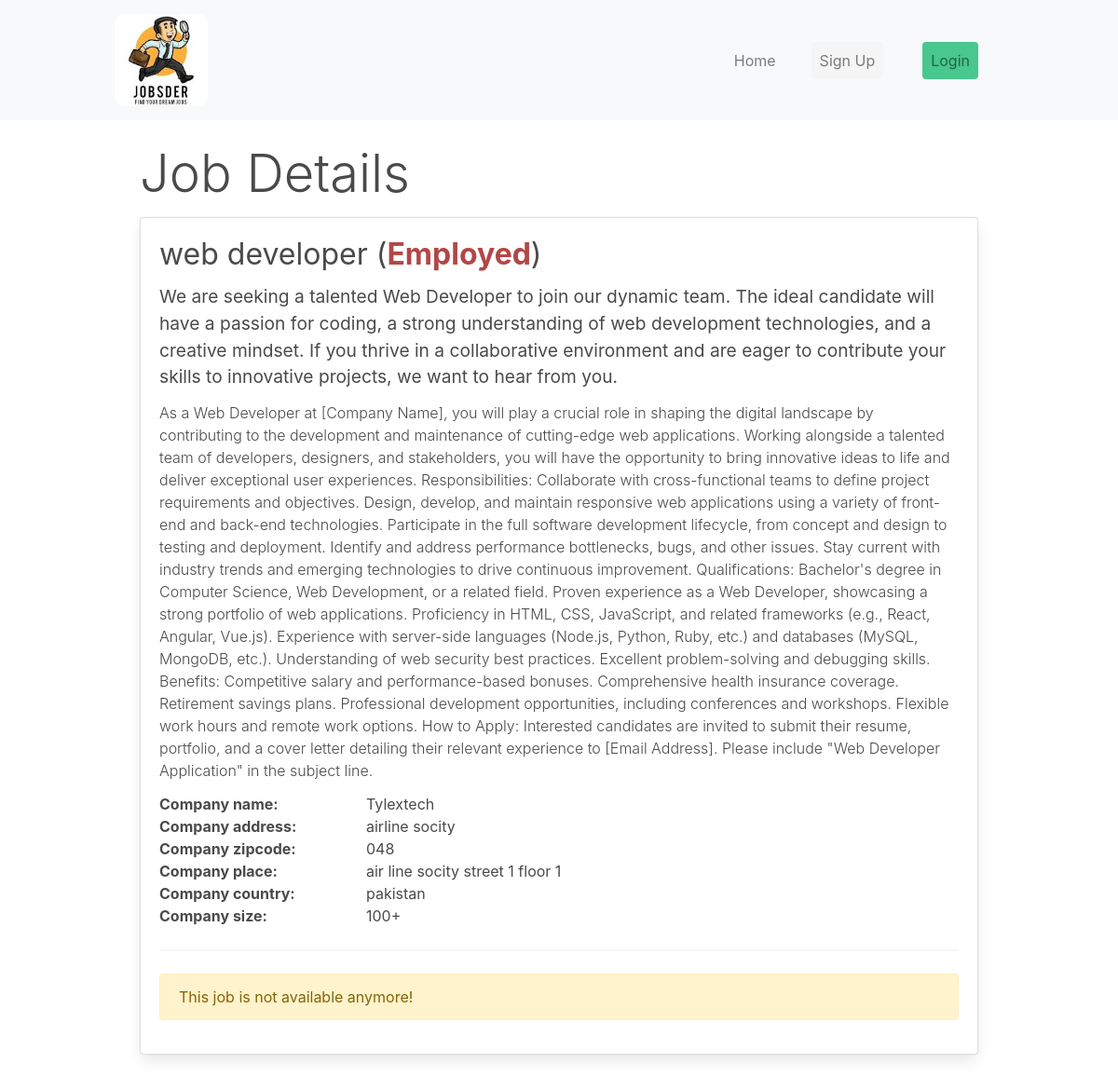
/jobs/13/, run on the app's committed database.
### apps/job/models.py (models this page shows, shortened)
class Job(models.Model):
    SIZE_1_9 = 'size_1-9'
    SIZE_10_49 = 'size_10-49'
    SIZE_50_99 = 'size_50-99'
    SIZE_100 = 'size_100'
    CHOICES_SIZE = (
        (SIZE_1_9, '1-9'),
        (SIZE_10_49, '10-49'),
        (SIZE_50_99, '50-99'),
        (SIZE_100, '100+'),
    )
    ACTIVE = 'active'
    EMPLOYED = 'employed'
    ARCHIVED = 'archived'
    CHOICES_STATUS = (
        (ACTIVE, 'Active'),
        (EMPLOYED, 'Employed'),
        (ARCHIVED, 'Archived')
    )
    title = models.CharField(max_length=255)
    short_description = models.TextField()
    long_description = models.TextField(blank=True, null=True)
    company_name = models.CharField(max_length=255 , default='Tylextech')
    company_address = models.CharField(max_length=255, blank=True, null=True)
    company_zipcode = models.CharField(max_length=255, blank=True, null=True)
    company_place = models.CharField(max_length=255, blank=True, null=True)
    company_country = models.CharField(max_length=255, blank=True, null=True)
    company_size = models.CharField(max_length=20, choices=CHOICES_SIZE, default=SIZE_1_9)
    created_by = models.ForeignKey(User, related_name='jobs', on_delete=models.CASCADE)
    created_at = models.DateTimeField(auto_now_add=True)
    changed_at = models.DateTimeField(auto_now=True)
    status = models.CharField(max_length=20, choices=CHOICES_STATUS, default=ACTIVE)

### apps/job/views.py (the view)
# urls.py: path('<int:pk>/',job_details , name='job_detail'),
def job_details(request, pk):
    job = Job.objects.get(id=pk)
    return render(request, 'job/jobdetailpage.html', {'job': job})

### apps/notification/context_processors.py (called while the page is built)
def notifications(request):
    if request.user.is_authenticated:
        return {'notifications': request.user.notifications.filter(is_read=False)}
    else:
        return {'notifications': []}

### apps/job/templates/job/jobdetailpage.html (shortened to what this page needs)
{% extends 'core/base.html' %}
{% block content %}
<div class="container my-5">
    <h1 class="display-4 mb-3">Job Details</h1>
    <div class="card">
        <div class="card-body">
            <h1 class="card-title job-title" style="font-size: 2em;">
                {{ job.title }} (<span class="{% if job.status == 'active' %}active-job{% else %}hire-job {% endif %}">{{ job.get_status_display }}</span>)
            </h1>
            <p class="card-text job-short-description my-3" style="font-size: 1.2em;">
                {{ job.short_description }}
            </p>
            <p class="card-text lead job-long-description" style="font-size: 1em;">
                {{ job.long_description }}
            </p>
            <dl class="row mt-3">
                <dt class="col-sm-3">Company name:</dt>
                <dd class="col-sm-9">{{ job.company_name }}</dd>
                {% if job.company_address %}
                <dt class="col-sm-3">Company address:</dt>
                <dd class="col-sm-9">{{ job.company_address }}</dd>
                {% endif %}
                {% if job.company_zipcode %}
                <dt class="col-sm-3">Company zipcode:</dt>
                <dd class="col-sm-9">{{ job.company_zipcode }}</dd>
                {% endif %}
                {% if job.company_place %}
                <dt class="col-sm-3">Company place:</dt>
                <dd class="col-sm-9">{{ job.company_place }}</dd>
                {% endif %}
                {% if job.company_country %}
                <dt class="col-sm-3">Company country:</dt>
                <dd class="col-sm-9">{{ job.company_country }}</dd>
                {% endif %}
                {% if job.get_company_size_display %}
                <dt class="col-sm-3">Company size:</dt>
                <dd class="col-sm-9">{{ job.get_company_size_display }}</dd>
                {% endif %}
            </dl>
            <hr>
            {% if request.user.userprofile.is_employer %}
            <p class="alert alert-info">This job is not available for employers!</p>
            {% elif job.status == 'active' and not request.user.userprofile.is_employer %}
            <a href="{% url 'apply_for_job' job.id %}" class="btn btn-success apply-button">Apply Now</a>
            {% else %}
            <p class="alert alert-warning">This job is not available anymore!</p>
            {% endif %}
        </div>
    </div>
</div>
{% endblock %}

### apps/job/templates/job/jobdetailpage.html (style rules this page uses)
.hire-job { font-weight: bold; color: rgb(178, 71, 71); }

### data on the page
Job: title "web developer", status "Employed", short_description "We are seeking a talented Web Developer to join our dynamic team. The ideal candidate will have a passion for coding, a strong understanding of web development technologies, and a creative mindset. If you thrive in a collaborative environment and are eager to contribute your skills to innovative projects, we want to hear from you.", long_description "As a Web Developer at [Company Name], you will play a crucial role in shaping the digital landscape by contributing to the development and maintenance of cutting-edge web applications. Working alongside a talented team of developers, designers, and stakeholders, you will have the opportunity to bring innovative ideas to life and deliver exceptional user experiences. Responsibilities: Collaborate with cross-functional teams to define project requirements and objectives. Design, develop, and maintain responsive web applications using a variety of front-end and back-end technologies. Participate in the full software development lifecycle, from concept and design to testing and deployment.…", company_name "Tylextech", company_address "airline socity", company_zipcode "048", company_place "air line socity street 1 floor 1", company_country "pakistan", company_size "100+"
